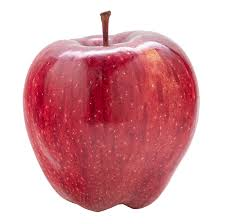
#> input picture images.jpeg, 225 x 224 px, given in place of the camera
$ python Odev2.py
#> lines starting #> are read from the running program, lines starting #| are printed output that depends on the picture; after the words box and inside, x2 and y2 are one past the last pixel; in counts of white or black regions, pixels touching at a corner belong together
import cv2
import numpy as np


camera = cv2.VideoCapture(0)

while True:
    ret, frame = camera.read()
#> frame is the input picture: shape (224, 225, 3); mean B, G, R 169.1, 163.1, 218

    if not ret:
        break


    hsvDonusum = cv2.cvtColor(frame, cv2.COLOR_BGR2HSV)
#> hsvDonusum: shape (224, 225, 3); mean H, S, V 96.3, 78.9, 218.1


    DusukAralık_red = np.array([160, 100, 100])
    YuksekAralık = np.array([179, 255, 255])


    mask = cv2.inRange(hsvDonusum, DusukAralık_red, YuksekAralık)
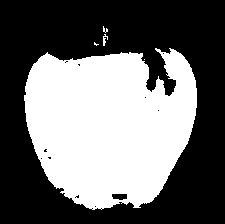
#> mask: shape (224, 225); 42.2% white; 5 white regions (3 under 20 px), largest, box (x1, y1, x2, y2) and area: (24, 48, 197, 210) 21228, (103, 34, 108, 46) 31


    res = cv2.bitwise_and(frame, frame, mask=mask)
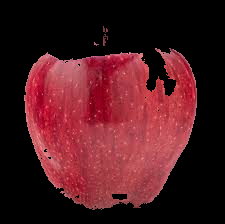
#> res: shape (224, 225, 3); mean B, G, R 31.3, 25.7, 75.2


    cv2.imshow('Kırmızı', res)


    if cv2.waitKey(1) & 0xFF == ord('q'):
#> (key q is pressed here)
        break


camera.release()
cv2.destroyAllWindows()
